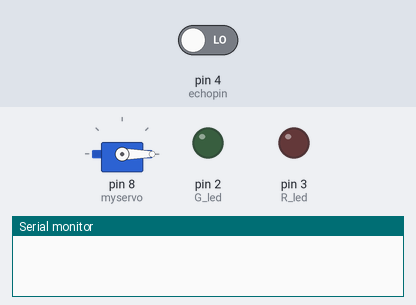
A sketch run on a simulated Arduino Uno, built with avr-gcc and run on an emulated ATmega328P. Parts: servo, output pins drawn as LEDs (lit = HIGH), the last lines printed to the serial monitor. The inputs (shaded band) are chosen by the test bench; at power-on: pin 4 (echopin) LOW. Pins used as bus, display or sensor lines are not drawn.

Above: at 0.1 s.
At 1.8 s:
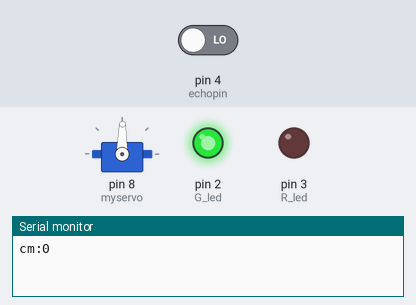
Timing chart, 0 to 3.3 s (numbered marks = the images above):
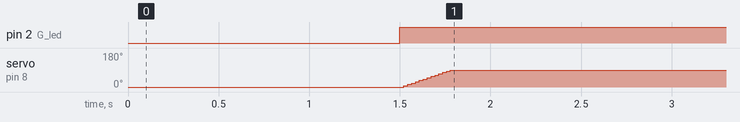

Measured:
- by itself, pin 2 (G_led): LOW → HIGH at 1.5 s
- by itself, servo on pin 8 (myservo): moves from 0° to 89° over 0.26 s

The sketch:

Smart_Car_Barrier_System.ino
```cpp
#include <Servo.h>
Servo myservo;

#define G_led 2 // choose the pin for the Green Led
#define R_led 3 // choose the pin for the Red Led

#define echopin 4 // echo pin
#define trigpin 5 // Trigger pin

int cm; // Duration used to calculate distance
int degree=0, flag=0;
int set_time=2000;
long rememTime;

void setup(){ // put your setup code here, to run once
Serial.begin(9600);// initialize serial communication at 9600 bits per second:

myservo.attach(8); // declare Servo Motor as output
myservo.write(degree);

pinMode(R_led,OUTPUT); // declare Red LED as output
pinMode(G_led,OUTPUT); // declare Green LED as output

pinMode(trigpin, OUTPUT); // declare ultrasonic sensor Echo pin as input
pinMode(echopin, INPUT);  // declare ultrasonic sensor Trigger pin as Output

delay(500);
}

void loop(){
// Write a pulse to the HC-SR04 Trigger Pin
digitalWrite(trigpin, LOW);
delayMicroseconds(2);
digitalWrite(trigpin, HIGH);
delayMicroseconds(10);

// Measure the response from the HC-SR04 Echo Pin
long ultra_time = pulseIn (echopin, HIGH);
  // Determine distance from duration
  // Use 343 metres per second as speed of sound
cm =  ultra_time / 29 / 2;

Serial.print("cm:");Serial.println(cm);

if(cm<10)rememTime = millis(); // set start time

if((millis()- rememTime) > set_time){
digitalWrite(G_led, LOW); // LED Turn Off.
digitalWrite(R_led, HIGH); // LED Turn On
if(flag==1){ flag=0;
for(degree=90; degree>0; degree-=1){
myservo.write(degree);
delay(3);
  }
 }
}else{
digitalWrite(G_led, HIGH); // LED Turn On
digitalWrite(R_led, LOW); // LED Turn Off
if(flag==0){ flag=1;
for(degree=0; degree<90; degree+=1){
myservo.write(degree);
delay(3);
  }
 }
}

delay(100);
}
```
